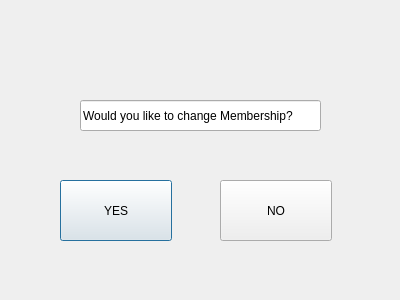
<?xml version="1.0" encoding="UTF-8"?>
<ui version="4.0">
 <class>yesno</class>
 <widget class="QDialog" name="yesno">
  <property name="geometry">
   <rect>
    <x>0</x>
    <y>0</y>
    <width>400</width>
    <height>300</height>
   </rect>
  </property>
  <property name="windowTitle">
   <string>Dialog</string>
  </property>
  <widget class="QPushButton" name="pushButton">
   <property name="geometry">
    <rect>
     <x>60</x>
     <y>180</y>
     <width>112</width>
     <height>61</height>
    </rect>
   </property>
   <property name="text">
    <string>YES</string>
   </property>
  </widget>
  <widget class="QPushButton" name="pushButton_2">
   <property name="geometry">
    <rect>
     <x>220</x>
     <y>180</y>
     <width>112</width>
     <height>61</height>
    </rect>
   </property>
   <property name="text">
    <string>NO</string>
   </property>
  </widget>
  <widget class="QLineEdit" name="lineEdit">
   <property name="geometry">
    <rect>
     <x>80</x>
     <y>100</y>
     <width>241</width>
     <height>31</height>
    </rect>
   </property>
   <property name="text">
    <string>Would you like to change Membership? </string>
   </property>
  </widget>
 </widget>
 <resources/>
 <connections/>
</ui>
